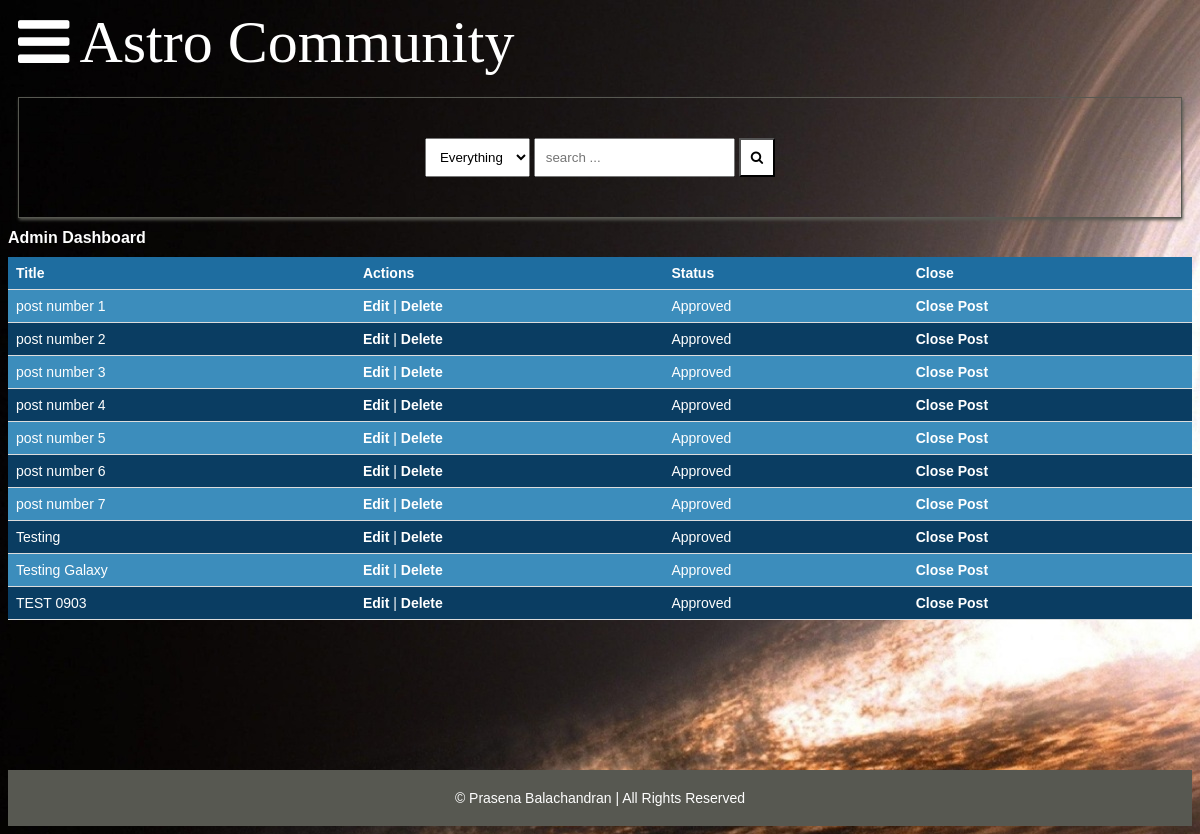
/admin_dashboard/, run on an earlier commit of the app's database.
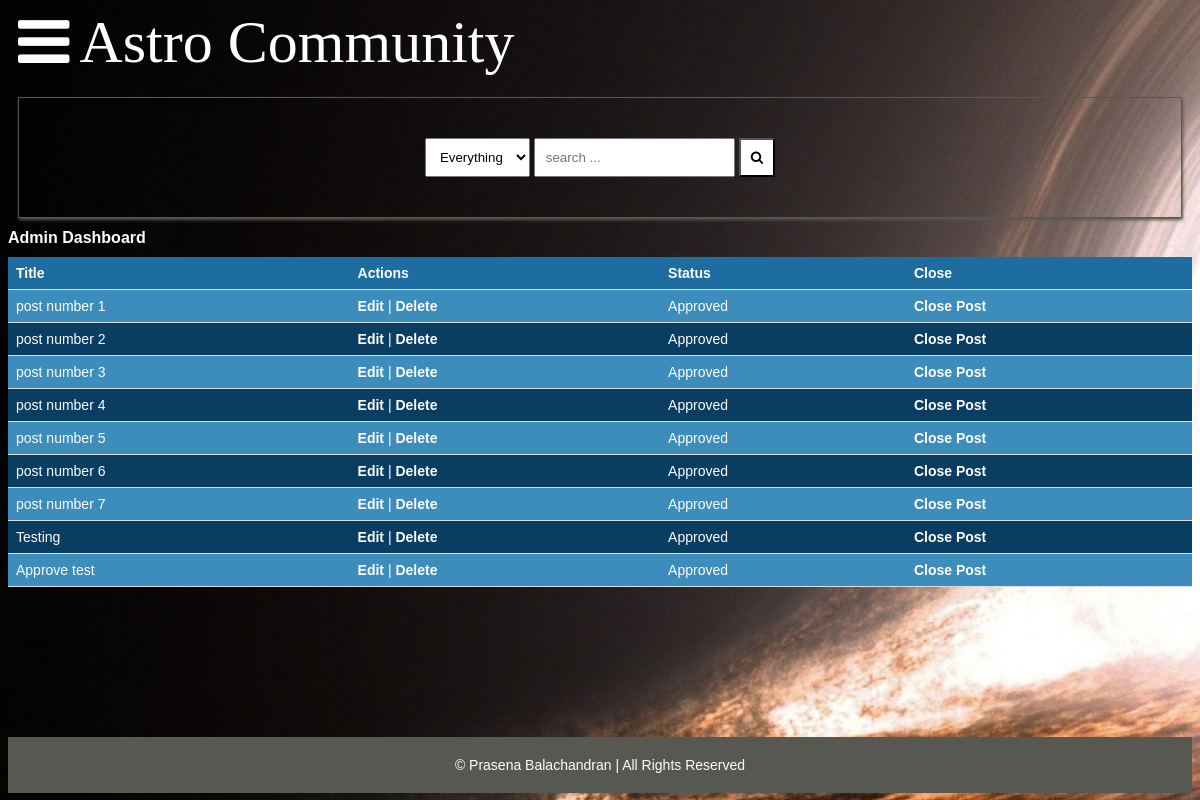
And on a later commit of the database.
### main/models.py (models this page shows, shortened)
class Post(models.Model):
    title = models.CharField(max_length=400)
    slug = models.SlugField(max_length=400, unique=True, blank=True)
    user = models.ForeignKey(Author, on_delete=models.CASCADE)
    content = HTMLField()
    categories = models.ManyToManyField(Category)
    date = models.DateTimeField(auto_now_add=True)
    approved = models.BooleanField(default=False)
    hit_count_generic = GenericRelation(
        HitCount,
        object_id_field="object_pk",
        related_query_name="hit_count_generic_relation",
    )
    tags = TaggableManager()
    comments = models.ManyToManyField(Comment, blank=True)
    closed = models.BooleanField(default=False)
    state = models.CharField(max_length=40, default="zero")
    closed = models.BooleanField(default=False)

### main/views.py (the view)
# urls.py: path('admin_dashboard/', views.admin_dashboard, name='admin_dashboard'),
def admin_dashboard(request):
    posts = Post.objects.all()
    return render(request, 'admin_dashboard.html', {'posts': posts})

### main/context_processors.py (called while the page is built, shortened)
def searchFunction(request):
    search_context = {}
    posts = Post.objects.all()
    return search_context

### templates/admin_dashboard.html (shortened to what this page needs)
{% extends 'base.html' %}
{% block content %}
    <h1>Admin Dashboard</h1>
    <table>
        <tr>
            <th>Title</th>
            <th>Actions</th>
            <th>Status</th>
            <th>Close</th>
        </tr>
        {% for post in posts %}
            <tr>
                <td>{{ post.title }}</td>
                <td>
                    <a href="{% url 'edit_post' post.pk %}">Edit</a> |
                    <a href="{% url 'delete_post' post.pk %}">Delete</a>
                </td>
                <td>
                    {% if post.approved %}
                        Approved
                    {% else %}
                        Not Approved
                    {% endif %}
                </td>
                <td>
                    <a href="{% url 'toggle_close_post' post.pk %}">
                        {% if post.closed %}
                            Open Post
                        {% else %}
                            Close Post
                        {% endif %}
                    </a>
                </td>
            </tr>
        {% empty %}
            <tr>
                <td colspan="4">No posts found.</td>
            </tr>
        {% endfor %}
    </table>
{% endblock %}

What changed in the data, as far as the page shows it:
removed Post: title "Testing Galaxy", approved "Approved", closed "Close Post"
removed Post: title "TEST 0903", approved "Approved", closed "Close Post"
added Post: title "Approve test", approved "Approved", closed "Close Post"
